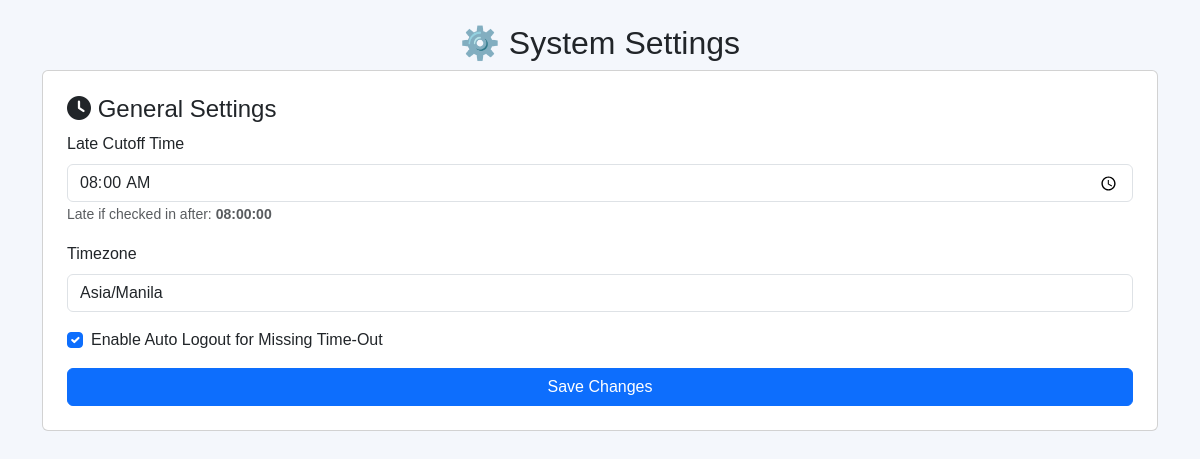
The page /pages/settings.php on the database its author committed.
### tables this page shows
CREATE TABLE `settings` (
  `id` int(11) NOT NULL,
  `late_cutoff` time NOT NULL DEFAULT '08:00:00',
  `timezone` varchar(50) NOT NULL DEFAULT 'Asia/Manila',
  `allow_auto_timeout` tinyint(1) NOT NULL DEFAULT 1
);

### pages/settings.php (the view, shortened to what this page needs)
<?php
include '../config/database.php';
$sql = "SELECT * FROM settings WHERE id = 1";
$result = $conn->query($sql);
$settings = $result->fetch_assoc();
?>
<!DOCTYPE html>
<html lang="en">
<head>
    <link rel="stylesheet" href="https://cdn.jsdelivr.net/npm/bootstrap@5.3.0/dist/css/bootstrap.min.css">
    <link rel="stylesheet" href="https://cdnjs.cloudflare.com/ajax/libs/font-awesome/6.0.0/css/all.min.css">
    <link rel="stylesheet" href="../assets/css/style.css">
</head>
<body>
    <div class="container mt-4">
        <h2 class="text-center">⚙️ System Settings</h2>
        <div class="card p-4">
            <h4><i class="fas fa-clock"></i> General Settings</h4>
            <form method="POST">
                <div class="mb-3">
                    <label class="form-label">Late Cutoff Time</label>
                    <input type="time" name="late_cutoff" class="form-control" value="<?= $settings['late_cutoff']; ?>" required
                           oninput="updateLateCutoffPreview()">
                    <small class="text-muted">Late if checked in after: <strong id="lateCutoffPreview"><?= $settings['late_cutoff']; ?></strong></small>
                </div>
                <div class="mb-3">
                    <label class="form-label">Timezone</label>
                    <select name="timezone" class="form-control">
                        <option value="Asia/Manila" <?= ($settings['timezone'] == "Asia/Manila") ? 'selected' : ''; ?>>Asia/Manila</option>
                    </select>
                </div>
                <div class="mb-3 form-check">
                    <input type="checkbox" name="allow_auto_timeout" class="form-check-input" <?= $settings['allow_auto_timeout'] ? 'checked' : ''; ?>>
                    <label class="form-check-label">Enable Auto Logout for Missing Time-Out</label>
                </div>
                <button type="submit" name="save_settings" class="btn btn-primary w-100">Save Changes</button>
            </form>
        </div>
    </div>
</body>
</html>

### assets/css/style.css (style rules this page uses)
body { background: #f4f7fc !important; font-family: "Poppins", sans-serif; overflow-x: hidden; }

### rows shown on the page
settings: late_cutoff "08:00:00", timezone "Asia/Manila", allow_auto_timeout "☑"
